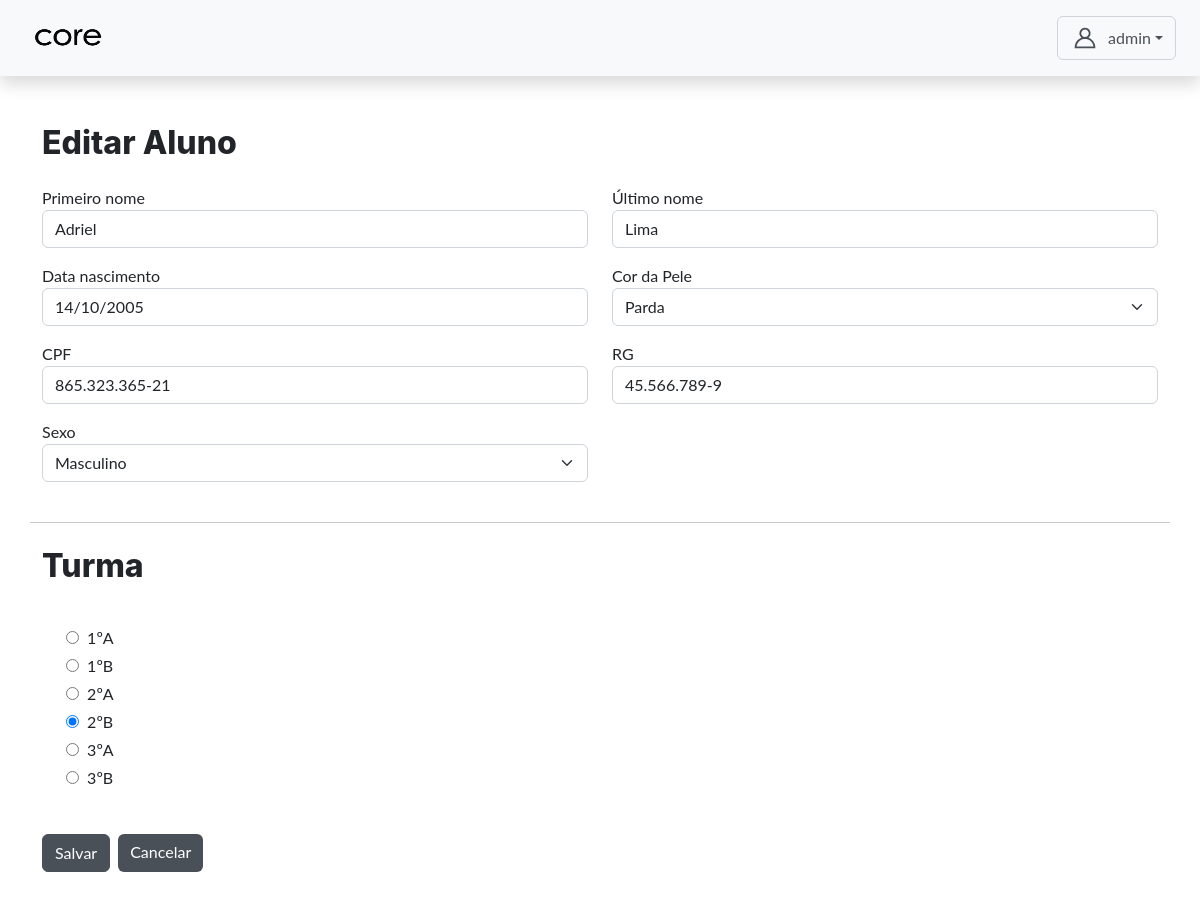
The app's page /autenticacao/admin/aluno_crud/alunos/7/editar/ (signed in) with its own data.
### core/models.py (models this page shows, shortened)
class CustomUser(AbstractUser):
    TIPO_CHOICES = (
        ('admin', 'Admin'),
        ('professor', 'Professor'),
        ('aluno', 'Aluno'),
    )
    tipo = models.CharField(max_length=10, choices=TIPO_CHOICES, default='admin')
    data_nascimento = models.DateField(null=True, blank=True)
    cpf = models.CharField(max_length=14, unique=True, null=True, blank=True)
    rg = models.CharField(max_length=12, unique=True, null=True, blank=True)
    SEXO_CHOICES = [
    ('M', 'Masculino'),
    ('F', 'Feminino'),
]
    COR_PELE_CHOICES = [
    ('branca', 'Branca'),
    ('preta', 'Preta'),
    ('parda', 'Parda'),
    ('amarela', 'Amarela'),
    ('indigena', 'Indígena'),
]
    sexo = models.CharField(max_length=1, choices=SEXO_CHOICES, null=True, blank=True)
    cor_pele = models.CharField(max_length=20, choices=COR_PELE_CHOICES, null=True, blank=True)
    senha_temporaria = models.BooleanField(default=False)

class Turma(models.Model):
    nome = models.CharField(max_length=50, unique=True)
    def __str__(self):
        return self.nome

### autenticacao/views.py (the view, shortened to what this page needs)
# urls.py: path('admin/aluno_crud/alunos/<int:aluno_id>/editar/', views.editar_aluno, name='editar_aluno'),
@login_required
def editar_aluno(request, aluno_id):
    if request.user.tipo != 'admin':
        messages.error(request, "Acesso negado.")
        return redirect('login')
    aluno = get_object_or_404(CustomUser, id=aluno_id, tipo='aluno')
    turma_atual = AlunoTurma.objects.filter(aluno=aluno).first()
    initial_data = {
        'turmas': turma_atual.turma if turma_atual else None,
    }
    form = AlunoCreateForm(request.POST or None, instance=aluno, initial=initial_data)
    return render(request, 'admin/aluno_crud/editar_aluno.html', {
        'form': form,
        'aluno': aluno
    })

### autenticacao/forms.py (shortened to what this page needs)
class AlunoCreateForm(forms.ModelForm):
    cor_pele_choices = [
        ('branca', 'Branca'),
        ('preta', 'Preta'),
        ('parda', 'Parda'),
        ('amarela', 'Amarela'),
        ('indigena', 'Indígena'),
    ]
    sexo_choices = [
        ('M', 'Masculino'),
        ('F', 'Feminino'),
    ]
    cor_pele = forms.ChoiceField(choices=cor_pele_choices, label='Cor da Pele')
    sexo = forms.ChoiceField(choices=sexo_choices, label='Sexo')
    turmas = forms.ModelChoiceField(
        queryset=Turma.objects.all(),
        widget=forms.RadioSelect,
        label='Turma'
    )
    def __init__(self, *args, **kwargs):
        super().__init__(*args, **kwargs)
        if self.instance and self.instance.data_nascimento:
            self.initial['data_nascimento'] = self.instance.data_nascimento.strftime('%d/%m/%Y')
    class Meta:
        model = CustomUser
        fields = [
            'first_name', 'last_name',
            'data_nascimento', 'cor_pele',
            'cpf', 'rg', 'sexo',
        ]

### templates/admin/aluno_crud/editar_aluno.html (shortened to what this page needs)
{% extends 'base.html' %}
{% load static %}
{% load widget_tweaks %}
    {% block content %}
      <h2 class="mb-4">Editar Aluno</h2>
      <form method="post">
        <div class="row">
          <div class="col-md-6 mb-3">
            <label>Primeiro nome</label>
            {{ form.first_name|add_class:"form-control" }}
          </div>
          <div class="col-md-6 mb-3">
            <label>Último nome</label>
            {{ form.last_name|add_class:"form-control" }}
          </div>
          <div class="col-md-6 mb-3">
            <label>Data nascimento</label>
            {{ form.data_nascimento|add_class:"form-control" }}
          </div>
          <div class="col-md-6 mb-3">
            <label>Cor da Pele</label>
            {{ form.cor_pele|add_class:"form-select" }}
          </div>
          <div class="col-md-6 mb-3">
            <label>CPF</label>
            {{ form.cpf|add_class:"form-control" }}
          </div>
          <div class="col-md-6 mb-3">
            <label>RG</label>
            {{ form.rg|add_class:"form-control" }}
          </div>
          <div class="col-md-6 mb-3">
            <label>Sexo</label>
            {{ form.sexo|add_class:"form-select" }}
          </div>
          <hr class="my-4" />
          <div class="col-md-12 mb-3">
            <label class="mb-3"><strong><h2 class="mb-4">Turma</h2></strong></label>
            {% for radio in form.turmas %}
              <div class="form-check mb-1">
                {{ radio.tag }}
                <label class="form-check-label ms-1">{{ radio.choice_label }}</label>
              </div>
            {% endfor %}
          </div>
          <div class="col-md-12 d-flex gap-2 mt-4">
            <button type="submit" class="btn btn-primary">Salvar</button>
            <a href="{% url 'gerenciar_alunos' %}" class="btn btn-secondary">Cancelar</a>
          </div>
      </form>
    {% endblock content %}

### templates/base.html (shortened to what this page needs)
{% load static %}
<!DOCTYPE html>
<html lang="pt-br">
<head>
  <link href="https://cdn.jsdelivr.net/npm/bootstrap@5.3.6/dist/css/bootstrap.min.css" rel="stylesheet"/>
  <link rel="stylesheet" href="{% static 'css/style.css' %}" />
</head>
<body>
  <nav class="navbar navbar-light bg-light justify-content-between px-4 py-3 shadow">
    <span class="navbar-brand mb-0 h1">
      <img src="{%static 'assets/icon/core3.png'%}" width='100%' height='30px' class="me-2">
    </span>
    <div class="d-flex align-items-center">
      <div class="dropdown">
        <button class="btn btn-outline-secondary dropdown-toggle d-flex align-items-center" type="button" data-bs-toggle="dropdown">
        <span>{{ request.user.first_name }}</span>
      </button>
    </div>
  </div>
</nav>
  <main class="container py-5">
    {% block content %}
    {% endblock content %}
  </main>
</body>
</html>

### templates/admin/aluno_crud/editar_aluno.html (style rules this page uses)
.btn-outline-secondary { --bs-btn-color: #495057; --bs-btn-border-color: #ced4da; --bs-btn-hover-color: #fff; --bs-btn-hover-bg: #495057; --bs-btn-hover-border-color: #495057; --bs-btn-focus-shadow-rgb: 206, 212, 218; --bs-btn-active-color: #fff; --bs-btn-active-bg: #495057; --bs-btn-active-border-color: #495057; --bs-btn-active-shadow: inset 0 3px 5px rgba(0, 0, 0, 0.125); --bs-btn-disabled-color: #495057; --bs-btn-disabled-bg: transparent; --bs-btn-disabled-border-color: #495057; --bs-gradient: none; }
.btn-secondary { --bs-btn-color: #fff; --bs-btn-bg: #495057; --bs-btn-border-color: #ff6495057a00; --bs-btn-hover-color: #fff; --bs-btn-hover-bg: #495057; --bs-btn-hover-border-color: #495057; --bs-btn-focus-shadow-rgb: 206, 212, 218; --bs-btn-active-color: #fff; --bs-btn-active-bg: #495057; --bs-btn-active-border-color: #495057; --bs-btn-active-shadow: inset 0 3px 5px rgba(0, 0, 0, 0.125); --bs-btn-disabled-color: #fff; --bs-btn-disabled-bg: #495057; --bs-btn-disabled-border-color: #495057; }
.btn-primary { --bs-btn-color: #fff; --bs-btn-bg: #495057; --bs-btn-border-color: #495057; --bs-btn-hover-color: #fff; --bs-btn-hover-bg: #495057; --bs-btn-hover-border-color: #495057; --bs-btn-focus-shadow-rgb: 206, 212, 218; --bs-btn-active-color: #fff; --bs-btn-active-bg: #495057; --bs-btn-active-border-color: #495057; --bs-btn-active-shadow: inset 0 3px 5px rgba(0, 0, 0, 0.125); --bs-btn-disabled-color: #fff; --bs-btn-disabled-bg: #495057; --bs-btn-disabled-border-color: #495057; }

### records on screen
CustomUser: user.first_name "admin"
CustomUser: first_name "Adriel", last_name "Lima", data_nascimento "14/10/2005", cor_pele "Parda", cpf "865.323.365-21", rg "45.566.789-9", sexo "Masculino"
Turma: choice_label "1ºA"
Turma: choice_label "1ºB"
Turma: choice_label "2ºA"
Turma: choice_label "2ºB"
Turma: choice_label "3ºA"
Turma: choice_label "3ºB"
